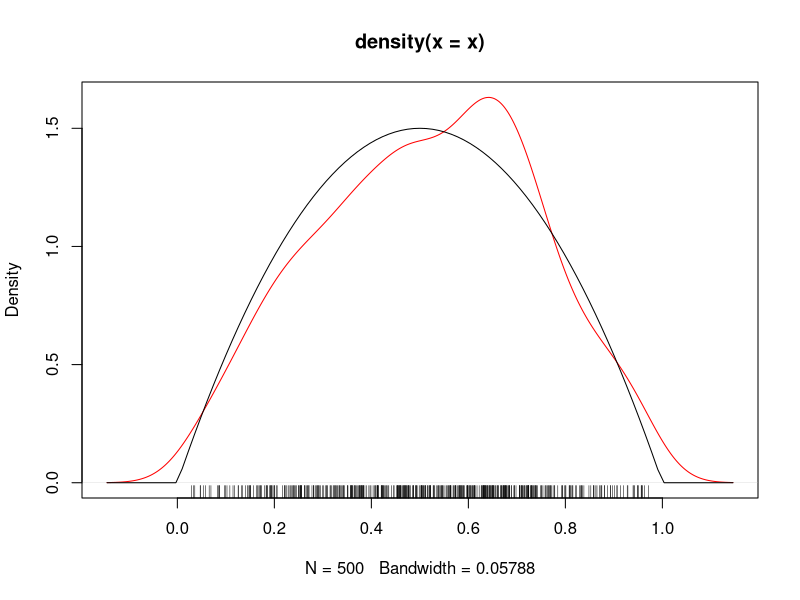
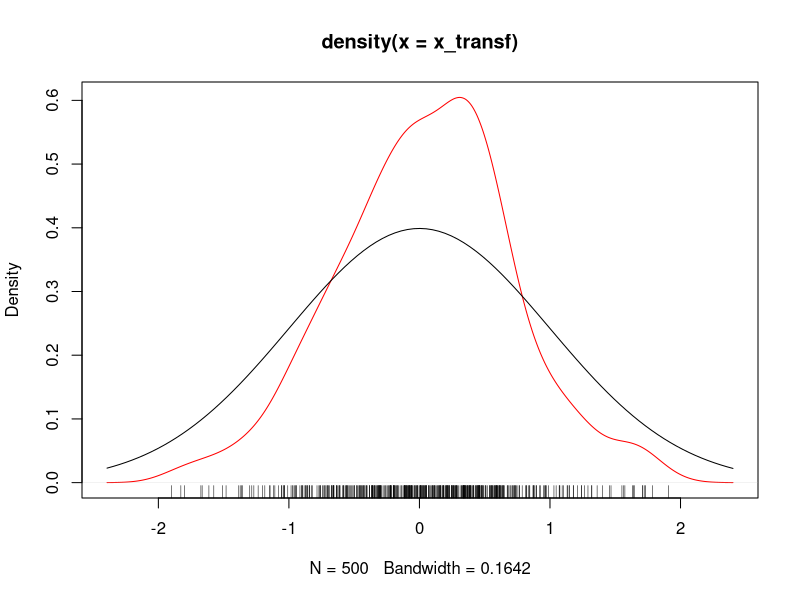
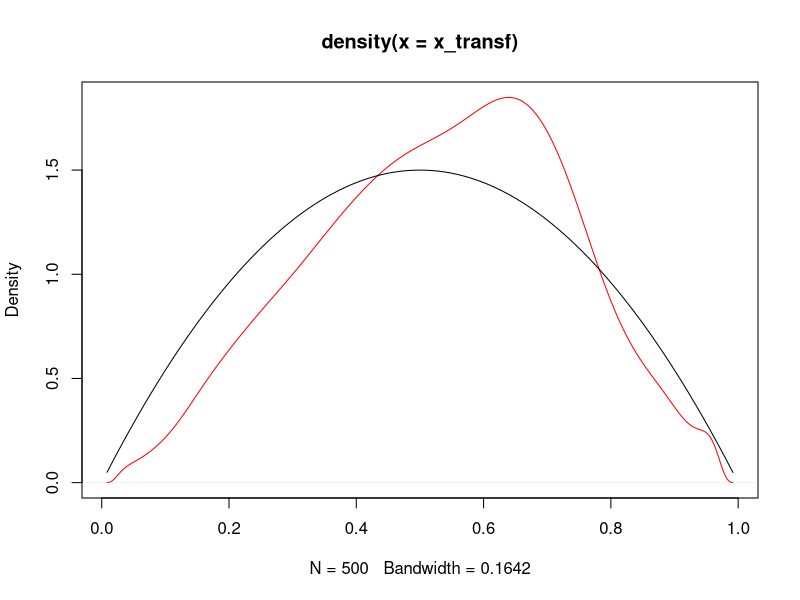

The R source for these figures, in order:
set.seed(12345)
x <- rbeta(n=500, shape1=2, shape2=2)

#Estimate the density and see the problems in the estimation
plot(density(x),col='red')
curve(dbeta(x, shape1=2,shape2=2),add=T)
rug(x)

#Use the probit to transform and then estimate and plot
x_transf =  qnorm(x)
kde = density(x_transf)
plot(kde, col='red')
curve(dnorm(x),add=T)
rug(x_transf)

#Undo the transformation and plot the resulting estimation which should be better
kde_transf = kde
kde_transf$x = pnorm(kde_transf$x) # reverse qnorm with pnorm
kde_transf$y = 1/(dnorm(kde_transf$x))* kde_transf$y
plot(kde_transf, col='red')
curve(dbeta(x, shape1=2,shape2=2),add=T)
